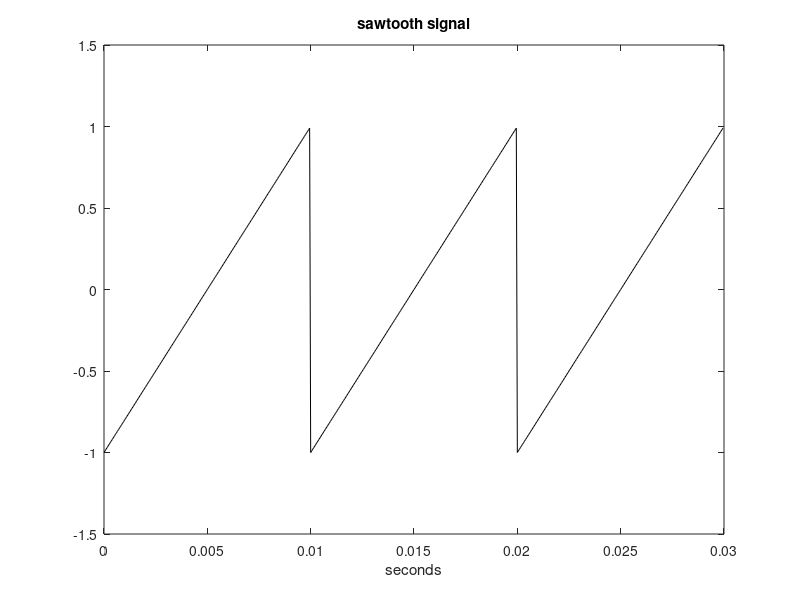

This figure's MATLAB source:
% Sawtooth signal
fy=100; %signal frequency in Hz
wy=2*pi*fy; %signal frequency in rad/s
duy=0.03; %signal duration in seconds
fs=20000; %sampling frequency in Hz
tiv=1/fs; %time interval between samples;
t=0:tiv:(duy-tiv); %time intervals set
y=sawtooth(wy*t); %signal data set
plot(t,y,'k'); %plots figure
axis([0 duy -1.5 1.5]);
xlabel('seconds'); title('sawtooth signal');